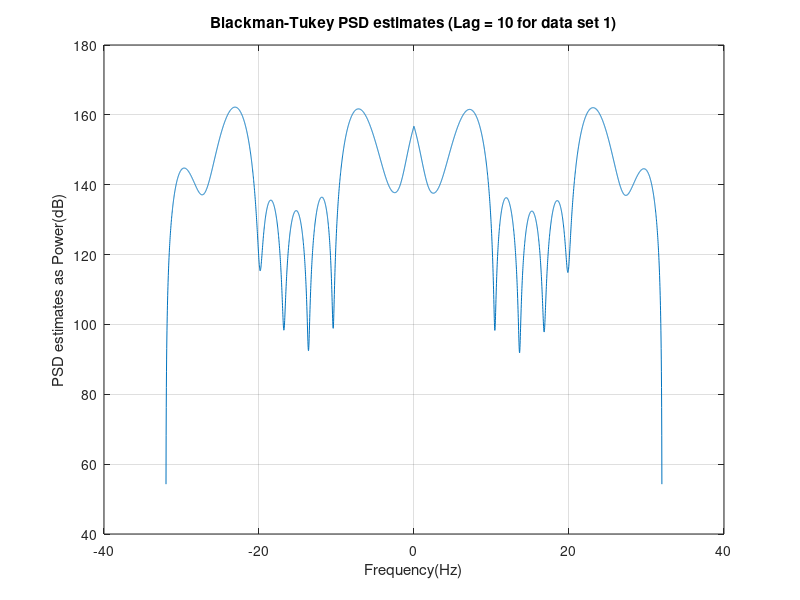
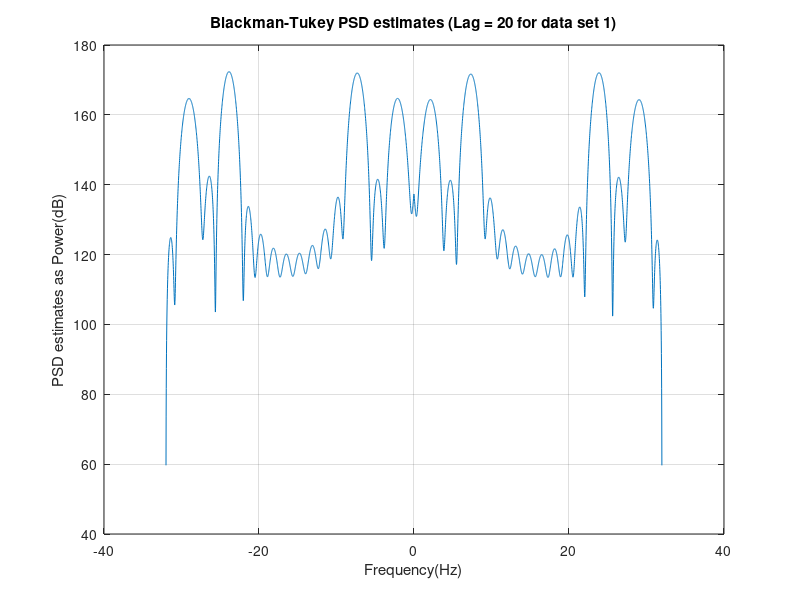
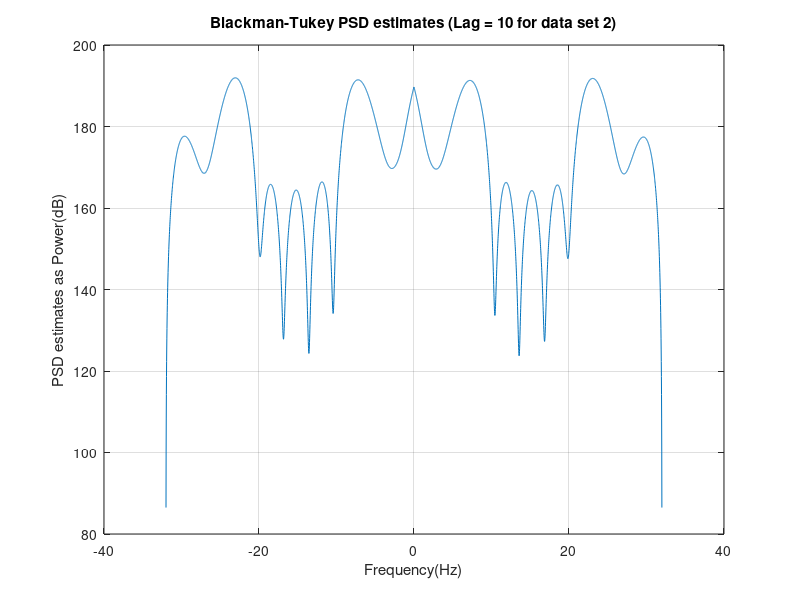
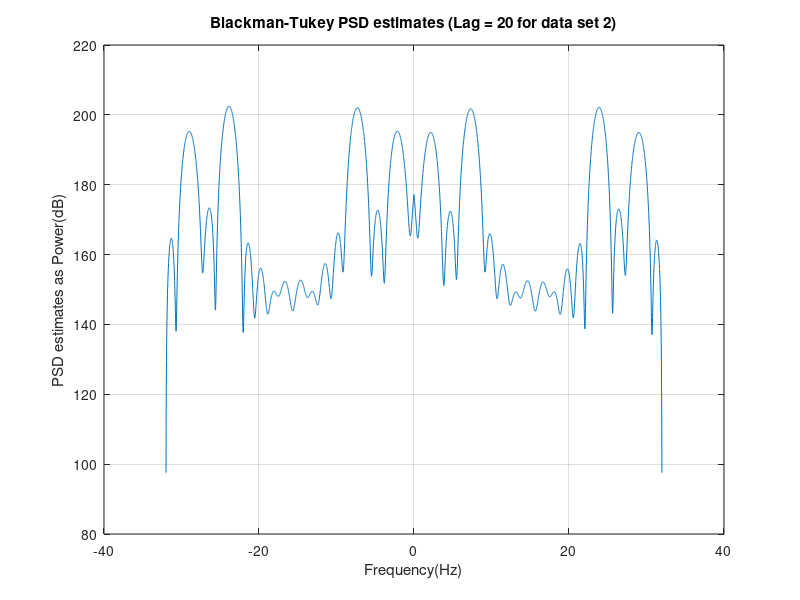

Here is the MATLAB script that generated these plots, in order:
%Create a 128-point real data sequence consisting of unit-amplitude 
%sinusoids at 5 Hz, 15 Hz, and 16 Hz. Let the sampling frequency fs = 64 
%samples/second.
T = 0:1/64:2-(1/64);
fs = 64;
lag1 = 10;
lag2 = 20;
data1 = sin(2*pi*5*T)+sin(2*pi*15*T)+sin(2*pi*16*T);
data2 = data1 + awgn(data1,0);  % add white noise
nfft = 4096;
window = hamming(nfft); 

cov_ele = zeros(1*1);
% for data1 shift = 10 (S1)
for TC = 1:lag1;
    for n = 1:size(T,2)-TC
        cov_ele(n) = data1(n)*data1(n+TC);
    end
    r_tc_Lag1D1(TC) = sum(cov_ele)/(size(T,2) - TC);
end
% for data1 shift = 20 (S2)
for TC = 1:lag2;
    for n = 1:size(T,2)-TC
        cov_ele(n) = data1(n)*data1(n+TC);
    end
    r_tc_Lag2D1(TC) = sum(cov_ele)/(size(T,2) - TC);
end
% for data2 shift = 10 (S1)
for TC = 1:lag1;
    for n = 1:size(T,2)-TC
        cov_ele(n) = data2(n)*data2(n+TC);
    end
    r_tc_Lag1D2(TC) = sum(cov_ele)/(size(T,2) - TC);
end
% for data2 shift = 20 (S2)
for TC = 1:lag2;
    for n = 1:size(T,2)-TC
        cov_ele(n) = data2(n)*data2(n+TC);
    end
    r_tc_Lag2D2(TC) = sum(cov_ele)/(size(T,2) - TC);
end

% calculate frequency
for k = -nfft/2:(nfft/2-1)
    w = k*2*pi/4096;
    f_data(k+nfft/2+1) = [w*fs/(2*pi)];
end

fft_rLag1D1 = fft(r_tc_Lag1D1, 2048);
fft_rLag2D1 = fft(r_tc_Lag2D1, 2048);
fft_rLag1D2 = fft(r_tc_Lag1D2, 2048);
fft_rLag2D2 = fft(r_tc_Lag2D2, 2048);

% Create Hamming window
window_L1 = hamming(2*lag1-1);
window_L2 = hamming(2*lag2-1);

% Create fft(hamming)
fft_w_L1 = fft(window_L1, 2049);
fft_w_L2 = fft(window_L2, 2049);

% Convolution of fft_w with fft_r
est_Lag1D1 = abs(conv(fft_rLag1D1, fft_w_L1));
est_Lag2D1 = abs(conv(fft_rLag2D1, fft_w_L2));
est_Lag1D2 = abs(conv(fft_rLag1D2, fft_w_L1));
est_Lag2D2 = abs(conv(fft_rLag2D2, fft_w_L2));

%abs_est_Lag1D1 = abs(conv(fft_rlag1, fft_w));

figure(1)
plot(f_data, 20*log(est_Lag1D1));
grid on;
title('Blackman-Tukey PSD estimates (Lag = 10 for data set 1)');
xlabel('Frequency(Hz)');
ylabel('PSD estimates as Power(dB)');

figure(2)
plot(f_data, 20*log(est_Lag2D1));
grid on;
title('Blackman-Tukey PSD estimates (Lag = 20 for data set 1)');
xlabel('Frequency(Hz)');
ylabel('PSD estimates as Power(dB)');

figure(3)
plot(f_data, 20*log(est_Lag1D2));
grid on;
title('Blackman-Tukey PSD estimates (Lag = 10 for data set 2)');
xlabel('Frequency(Hz)');
ylabel('PSD estimates as Power(dB)');

figure(4)
plot(f_data, 20*log(est_Lag2D2));
grid on;
title('Blackman-Tukey PSD estimates (Lag = 20 for data set 2)');
xlabel('Frequency(Hz)');
ylabel('PSD estimates as Power(dB)');


